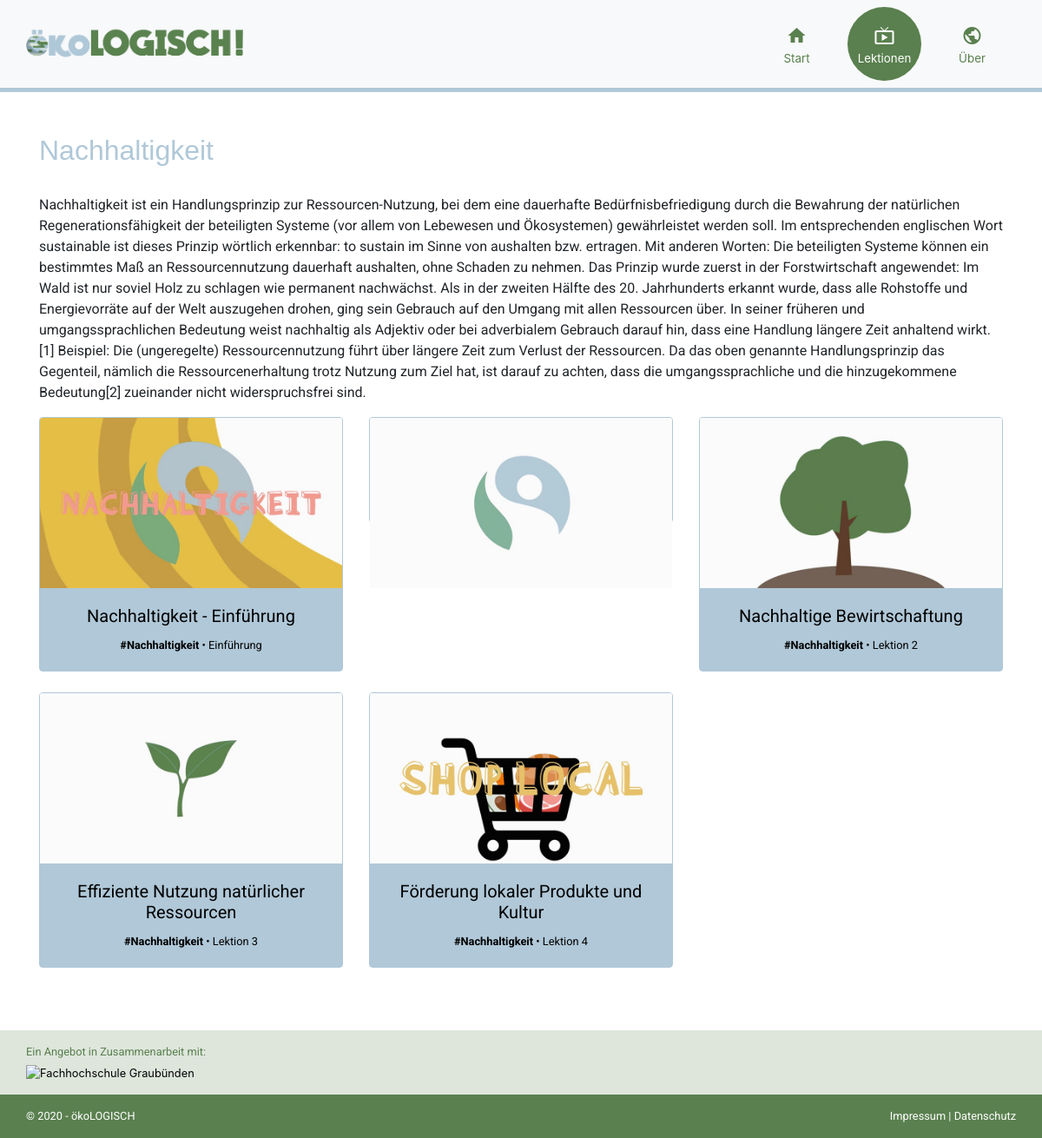
Before: /category?id=2 with the older database file.
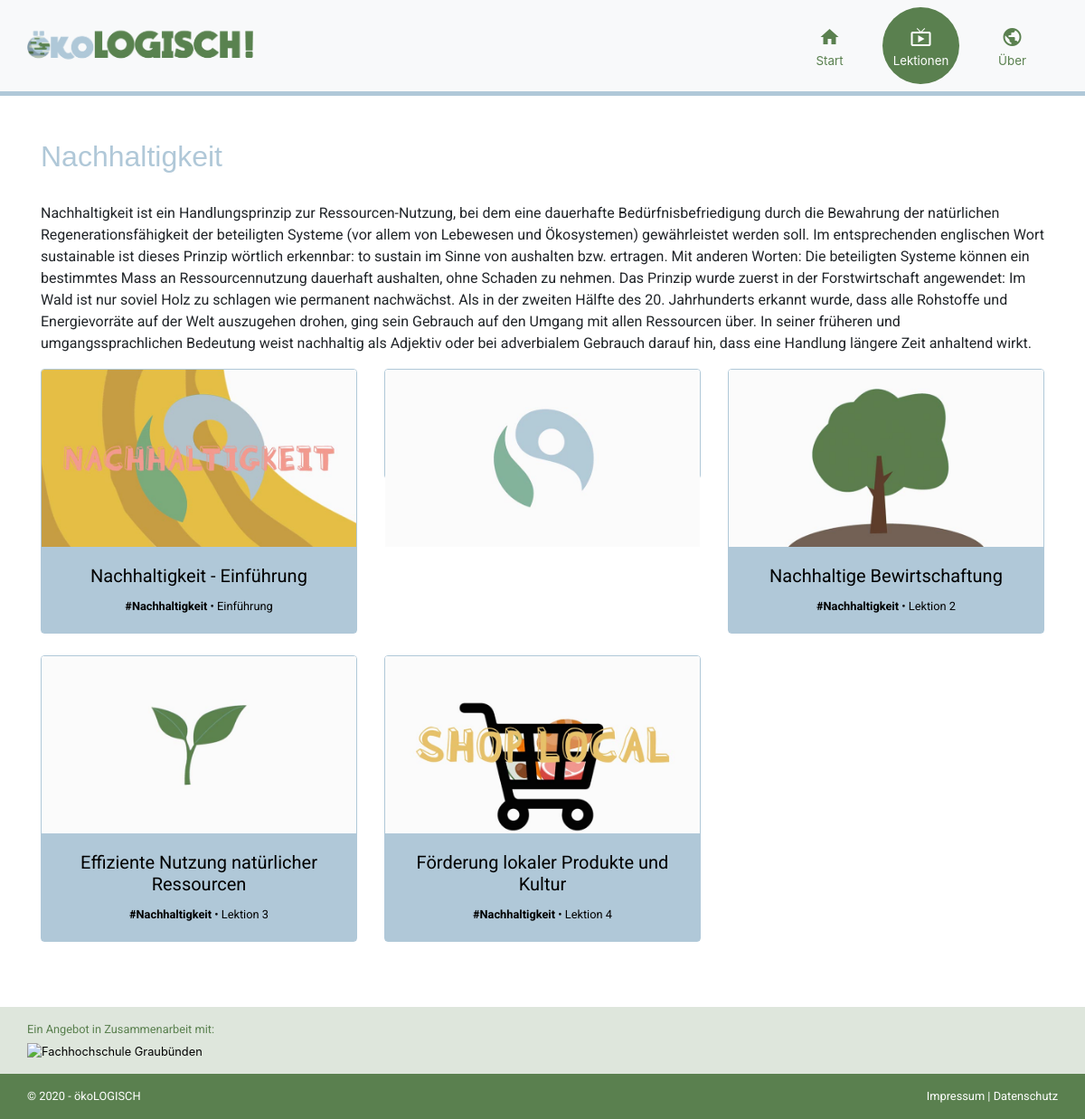
After: the same page with the newer database file.
### tables this page shows
CREATE TABLE `tbl_category` (
  `id` int(11) NOT NULL,
  `title` varchar(255) NOT NULL,
  `text` text NOT NULL,
  `img_url` varchar(255) NOT NULL
);

CREATE TABLE `tbl_lesson` (
  `id` int(11) NOT NULL,
  `category_id` int(11) NOT NULL,
  `title` varchar(255) NOT NULL,
  `text` text NOT NULL,
  `img_url` text NOT NULL,
  `gif_url` varchar(255) NOT NULL,
  `gif_url_static` varchar(255) NOT NULL,
  `video_url` varchar(255) NOT NULL,
  `top_lesson` tinyint(1) NOT NULL,
  `lesson_nr` int(3) NOT NULL,
  `important` text NOT NULL,
  `einfuerung` tinyint(1) NOT NULL,
  `lernziele` text NOT NULL,
  `groeste_probleme` text NOT NULL
);

### data/data.php (called while the page is built, shortened)
<?php
function get_db_connection()
{
	global $db_host, $db_name, $db_user, $db_pass, $db_charset;
	$dsn = "mysql:host=$db_host;dbname=$db_name;charset=$db_charset";
	$options = [
		PDO::ATTR_ERRMODE            => PDO::ERRMODE_EXCEPTION,
		PDO::ATTR_DEFAULT_FETCH_MODE => PDO::FETCH_ASSOC,
		PDO::ATTR_EMULATE_PREPARES   => false
	];
	try {
		$db = new PDO($dsn, $db_user, $db_pass, $options);
	} catch (\PDOException $e) {
		throw new \PDOException($e->getMessage(), (int)$e->getCode());
	}
	return $db;
}
function get_category_by_id($id)
{
	$db = get_db_connection();
	$sql = "SELECT * FROM tbl_category WHERE id = $id;";
	$result = $db->query($sql);
	$row = $result->fetch();
	return $row;
}
function get_lessons_by_category_id($id)
{
	$db = get_db_connection();
	$sql = "SELECT * FROM tbl_lesson WHERE category_id = $id;";
	$result = $db->query($sql);
	return $result->fetchAll();
}

### category.php (the view, shortened to what this page needs)
<?php
require_once('data/data.php');
$category = get_category_by_id($_GET['id']);
$lessons = get_lessons_by_category_id($_GET['id']);
?>
<?php require_once('templates/head.php'); ?>
<?php require_once('templates/navbar.php'); ?>
<section class="container category my-5">
    <article class="<?php echo strtolower($category['title']); ?>">
        <h2 class="pb-4"><?php echo $category['title']; ?></h2>
        <p><?php echo $category['text']; ?></p>
    </article>
    <article>
        <div class="row">
            <?php foreach ($lessons as $lesson) { ?>
                <div class="col-lg-4 col-md-6 col-sm-12 mb-4">
                <?php
                    if ($lesson['einfuerung'] == 1) {
                        echo '<a class="link-title" href="intro?id=' . $lesson["id"] . '">';
                    } else {
                        echo '<a class="link-title" href="lesson?id=' . $lesson["id"] . '">';
                    }
                    ?>
                        <div class="card <?php echo strtolower($category['title']); ?>">
                            <img src="<?php echo $lesson['gif_url_static'] ?>" class="card-img-top gif_static">
                            <div class="card-body">
                                <h5 class="card-title text-center"><?php echo $lesson['title'] ?></h5>
                                <p class="card-text small text-center">
                                    <b><a href="category?id=<?php echo $lesson['category_id']; ?>">
                                        <?php
                                        $category =  get_category_by_id($lesson['category_id']);
                                        echo "#" . $category['title'];
                                        ?></b>
                                    </a>
                                    •
                                    <?php
                                     if ($lesson['einfuerung'] == 1) {
                                        echo "Einführung ";
                                    } else {
                                        echo "Lektion ";
                                        echo $lesson['lesson_nr'];
                                    }
                                    ?></p>
                            </div>
                        </div>
            <?php } ?>
    </article>
</section>
<?php require_once('templates/footer.php'); ?>

### templates/head.php (shortened to what this page needs)
<!doctype html>
<html lang="de">
<head>
  <link rel="stylesheet" href="assets/css/main.css">
</head>
<body>

### templates/navbar.php (shortened to what this page needs)
<nav class="navbar navbar-icon-top navbar-expand navbar-light bg-light <?php echo isset($category['title']) ? strtolower($category['title']) : ''; ?>">
    <div class="container">
        <a class="navbar-brand" href=".">
            <img src="assets/logo/logo.png" alt="ökoLOGISCH" loading="lazy">
        </a>
        <div class="navbar-expand">
            <ul class="navbar-nav">
                <li class="nav-item">
                    <a class="nav-link" id="nav-home" href=".">
                        <span class="material-icons">
                            home
                        </span>
                        <span>
                            Start
                        </span>
                    </a>
                </li>
                <li class="nav-item">
                    <a class="nav-link" id="nav-lessons" href="./lessons">
                        <span class="material-icons">
                            live_tv
                        </span>
                        <span>
                            Lektionen
                        </span>
                    </a>
                </li>
                <li class="nav-item">
                    <a class="nav-link" id="nav-about" href="./about">
                        <span class="material-icons">
                            public
                        </span>
                        <span>
                            Über
                        </span>
                    </a>
                </li>
            </ul>
        </div>
    </div>
</nav>

### templates/footer.php (shortened to what this page needs)
<footer class="page-footer small">
  <div class="container-fluid footer-top">
    <div class="container">
      <p>Ein Angebot in Zusammenarbeit mit:</p>
      <a href="https://www.fhgr.ch/"><img src="https://www.fhgr.ch/typo3conf/ext/sfptemplate/RootPage/Default/Resources/Public/Partials/Logo/Images/Logo.svg" alt="Fachhochschule Graubünden"></a>
    </div>
  </div>
  <div class="container-fluid footer-copyright">
    <div class="container">
      <div class="row">
        <div class="col">
          <p class="text-left">© <?php echo date("Y"); ?> - <a href="#">ökoLOGISCH</a></p>
        </div>
        <div class="col">
          <p class="text-right"><a href="#">Impressum</a> | <a href="#">Datenschutz</a></p>
        </div>
      </div>
    </div>
  </div>
</footer>
</body>
</html>

Changed rows visible on the page:
changed tbl_category "Nachhaltigkeit": text "…Systeme können ein bestimmtes Maß an Ressourcennutzung dauerhaft aushalten, ohne Schaden zu nehmen. Das Prinzip wurde zuerst in der Forstwirtschaft angewendet: Im Wald ist nur soviel Holz zu schlagen wie permanent nachwächst. Als in der zweiten Hälfte des 20. Jahrhunderts erkannt wurde, dass alle Rohstoffe und Energievorräte auf der Welt auszugehen drohen, ging sein Gebrauch auf den Umgang mit allen Ressourcen über. In seiner früheren und umgangssprachlichen Bedeutung weist nachhaltig als Adjektiv oder bei adverbialem Gebrauch darauf hin, dass eine Handlung längere Zeit anhaltend wirkt.[1] Beispiel: Die (ungeregelte) Ressourcennutzung führt über längere Zeit zum Verlust der Ressourcen. Da…" → "…Systeme können ein bestimmtes Mass an Ressourcennutzung dauerhaft aushalten, ohne Schaden zu nehmen. Das Prinzip wurde zuerst in der Forstwirtschaft angewendet: Im Wald ist nur soviel Holz zu schlagen wie permanent nachwächst. Als in der zweiten Hälfte des 20. Jahrhunderts erkannt wurde, dass alle Rohstoffe und Energievorräte auf der Welt auszugehen drohen, ging sein Gebrauch auf den Umgang mit allen Ressourcen über. In seiner früheren und umgangssprachlichen Bedeutung weist nachhaltig als Adjektiv oder bei adverbialem Gebrauch darauf hin, dass eine Handlung längere Zeit anhaltend wirkt."
